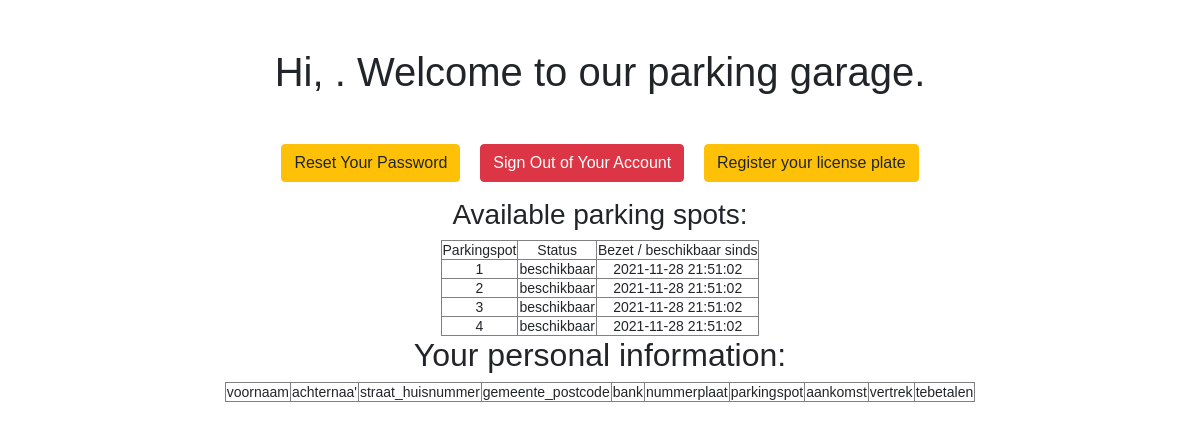
Screenshot of /welcome.php (signed in) with the database file from the repository.
### tables this page shows
CREATE TABLE IF NOT EXISTS `parkingspot` (
  `parkingspot` int(11) NOT NULL AUTO_INCREMENT,
  `status` varchar(50) NULL,
  `aankomst` datetime DEFAULT CURRENT_TIMESTAMP,
  PRIMARY KEY (`parkingspot`)
);

### welcome.php (the view, shortened to what this page needs)
<?php
require_once "config.php";
?>
<!DOCTYPE html>
<html lang="en">
<head>
    <link rel="stylesheet" href="https://stackpath.bootstrapcdn.com/bootstrap/4.5.2/css/bootstrap.min.css">
</head>
<body>
    <h1 class="my-5">Hi, <b><?php echo htmlspecialchars($_SESSION["username"]); ?></b>. Welcome to our parking garage.</h1>
    <p>
        <a href="reset-password.php" class="btn btn-warning">Reset Your Password</a>
        <a href="logout.php" class="btn btn-danger ml-3">Sign Out of Your Account</a>
        <a href="license.php" class="btn btn-warning ml-3">Register your license plate</a>
    </p>
<table border="1" align="center">
  <h3>Available parking spots: </h2>
<tr>
  <td>Parkingspot</td>
  <td>Status</td>
  <td>Bezet / beschikbaar sinds</td>
</tr>
<?php
$query2 = mysqli_query($link, "SELECT * from parkingspot")
   or die (mysqli_error($link));
while ($row2 = mysqli_fetch_array($query2)) {
  echo
  "<tr>
   <td>{$row2['parkingspot']}</td>
   <td>{$row2['status']}</td>
   <td>{$row2['aankomst']}</td>
  </tr>\n";
}
?>
<div>
    <table border="1" align="center">
        <h2>Your personal information: </h2>
    <tr>
        <td>voornaam</td>
        <td>achternaa'</td>
        <td>straat_huisnummer</td>
        <td>gemeente_postcode</td>
        <td>bank</td>
        <td>nummerplaat</td>
        <td>parkingspot</td>
        <td>aankomst</td>
        <td>vertrek</td>
        <td>tebetalen</td>
    </tr>
  </div>
</body>
</html>

### welcome.php (style rules this page uses)
body { font: 14px sans-serif; text-align: center; }

### rows the page displays
parkingspot: parkingspot "1", status "beschikbaar", aankomst "2021-11-28 21:51:02"
parkingspot: parkingspot "2", status "beschikbaar", aankomst "2021-11-28 21:51:02"
parkingspot: parkingspot "3", status "beschikbaar", aankomst "2021-11-28 21:51:02"
parkingspot: parkingspot "4", status "beschikbaar", aankomst "2021-11-28 21:51:02"
